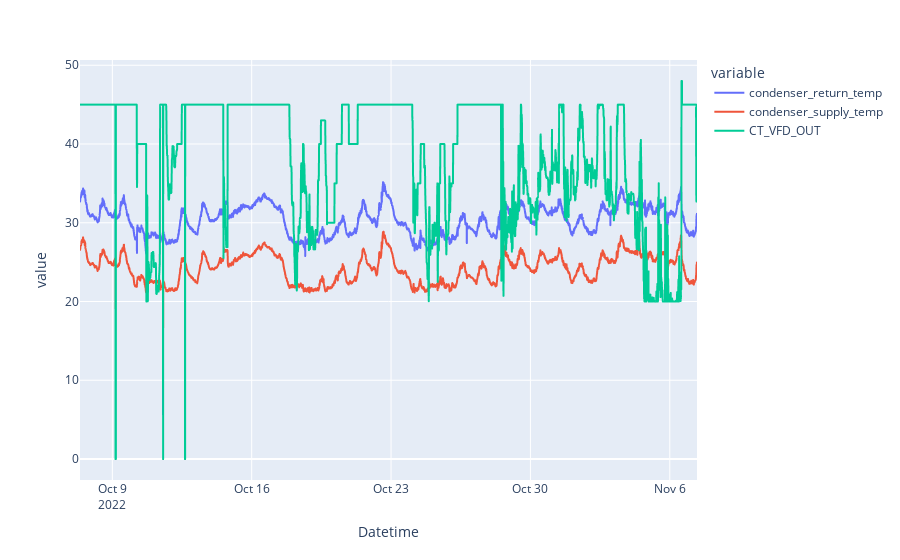

Write notebook code for a chart like this one.
### Code cell
opt.df[['condenser_return_temp','condenser_supply_temp','CT_VFD_OUT']].plot()

### Figure 1 — Plotly figure (JSON) as saved in the notebook; plotly's stock layout.template omitted (floating-point values rounded to 4 significant figures; data arrays with more than 128 entries replaced by an {"elided": "..."} marker saying what was removed)
{"data": [{"hovertemplate": "variable=condenser_return_temp<br>Datetime=%{x}<br>value=%{y}<extra></extra>", "legendgroup": "condenser_return_temp", "line": {"color": "#636efa", "dash": "solid"}, "marker": {"symbol": "circle"}, "mode": "lines", "name": "condenser_return_temp", "showlegend": true, "type": "scattergl", "x": {"elided": "4462 str values"}, "xaxis": "x", "y": {"elided": "4462 float values"}, "yaxis": "y"}, {"hovertemplate": "variable=condenser_supply_temp<br>Datetime=%{x}<br>value=%{y}<extra></extra>", "legendgroup": "condenser_supply_temp", "line": {"color": "#EF553B", "dash": "solid"}, "marker": {"symbol": "circle"}, "mode": "lines", "name": "condenser_supply_temp", "showlegend": true, "type": "scattergl", "x": {"elided": "4462 str values"}, "xaxis": "x", "y": {"elided": "4462 float values"}, "yaxis": "y"}, {"hovertemplate": "variable=CT_VFD_OUT<br>Datetime=%{x}<br>value=%{y}<extra></extra>", "legendgroup": "CT_VFD_OUT", "line": {"color": "#00cc96", "dash": "solid"}, "marker": {"symbol": "circle"}, "mode": "lines", "name": "CT_VFD_OUT", "showlegend": true, "type": "scattergl", "x": {"elided": "4462 str values"}, "xaxis": "x", "y": {"elided": "4462 float values"}, "yaxis": "y"}], "layout": {"legend": {"title": {"text": "variable"}, "tracegroupgap": 0}, "margin": {"t": 60}, "xaxis": {"anchor": "y", "domain": [0, 1], "title": {"text": "Datetime"}}, "yaxis": {"anchor": "x", "domain": [0, 1], "title": {"text": "value"}}}}
